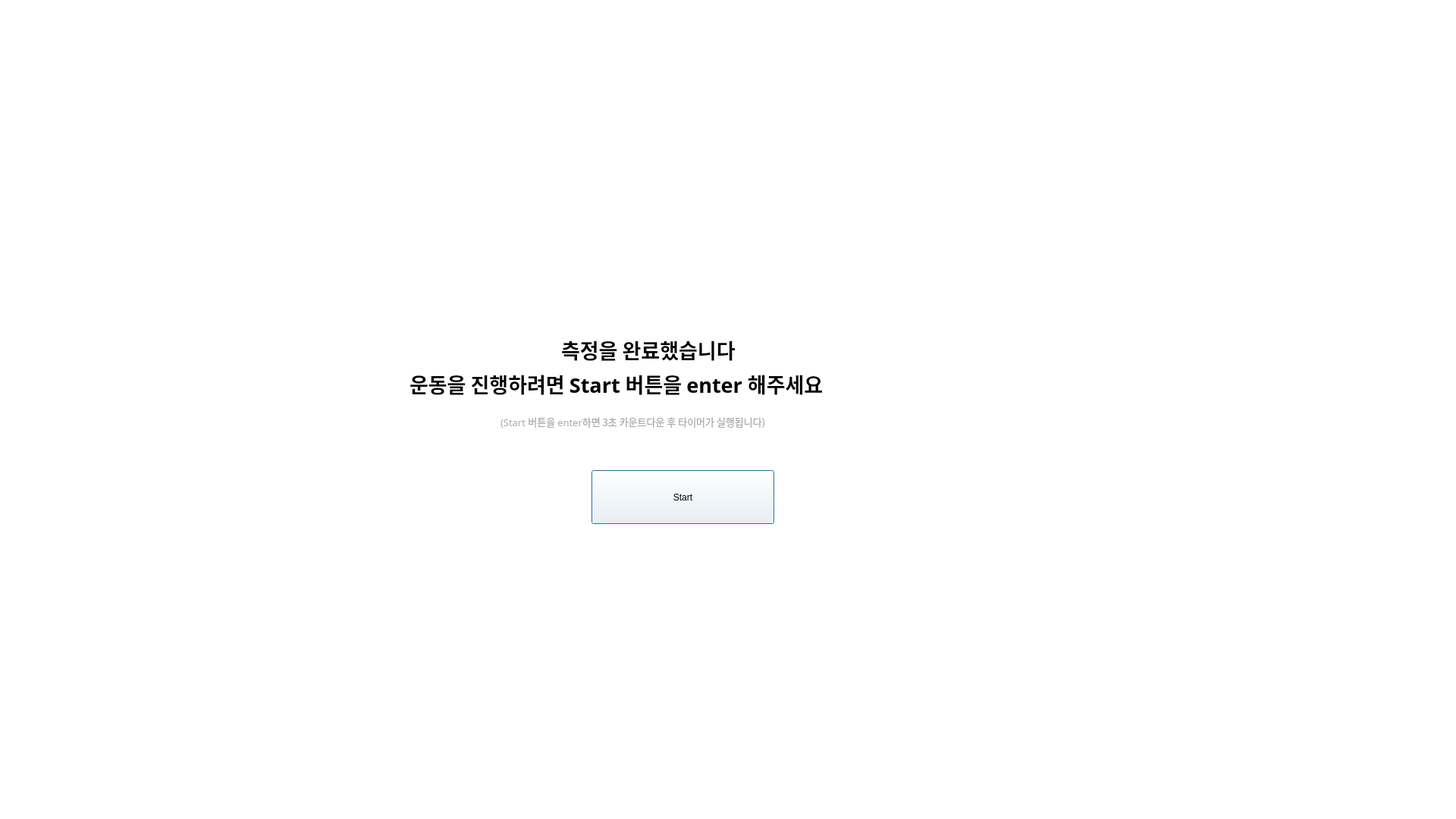
<?xml version="1.0" encoding="UTF-8"?>
<ui version="4.0">
 <class>Dialog</class>
 <widget class="QDialog" name="Dialog">
  <property name="geometry">
   <rect>
    <x>0</x>
    <y>0</y>
    <width>1920</width>
    <height>1080</height>
   </rect>
  </property>
  <property name="windowTitle">
   <string>Dialog</string>
  </property>
  <property name="styleSheet">
   <string notr="true">background-color: rgb(255, 255, 255);</string>
  </property>
  <widget class="QLabel" name="label_6">
   <property name="geometry">
    <rect>
     <x>740</x>
     <y>420</y>
     <width>321</width>
     <height>81</height>
    </rect>
   </property>
   <property name="font">
    <font>
     <family>맑은 고딕</family>
     <pointsize>20</pointsize>
     <weight>75</weight>
     <bold>true</bold>
    </font>
   </property>
   <property name="text">
    <string>측정을 완료했습니다</string>
   </property>
  </widget>
  <widget class="QLabel" name="label_7">
   <property name="geometry">
    <rect>
     <x>660</x>
     <y>540</y>
     <width>501</width>
     <height>31</height>
    </rect>
   </property>
   <property name="font">
    <font>
     <family>맑은 고딕</family>
     <pointsize>10</pointsize>
     <weight>50</weight>
     <bold>false</bold>
    </font>
   </property>
   <property name="styleSheet">
    <string notr="true">color: rgb(167, 167, 167);</string>
   </property>
   <property name="text">
    <string>(Start 버튼을 enter하면 3초 카운트다운 후 타이머가 실행됩니다)</string>
   </property>
  </widget>
  <widget class="QLabel" name="label_8">
   <property name="geometry">
    <rect>
     <x>540</x>
     <y>480</y>
     <width>721</width>
     <height>51</height>
    </rect>
   </property>
   <property name="font">
    <font>
     <family>맑은 고딕</family>
     <pointsize>20</pointsize>
     <weight>75</weight>
     <bold>true</bold>
    </font>
   </property>
   <property name="text">
    <string>운동을 진행하려면 Start 버튼을 enter 해주세요</string>
   </property>
  </widget>
  <widget class="QPushButton" name="pushButton">
   <property name="geometry">
    <rect>
     <x>780</x>
     <y>620</y>
     <width>241</width>
     <height>71</height>
    </rect>
   </property>
   <property name="text">
    <string>Start</string>
   </property>
  </widget>
 </widget>
 <resources/>
 <connections/>
</ui>
